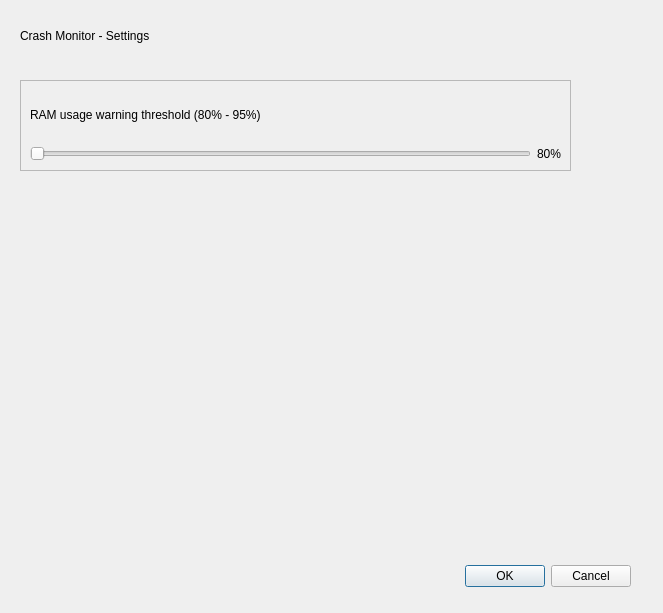
<?xml version="1.0" encoding="UTF-8"?>
<ui version="4.0">
 <class>Settings</class>
 <widget class="QDialog" name="Settings">
  <property name="geometry">
   <rect>
    <x>0</x>
    <y>0</y>
    <width>663</width>
    <height>613</height>
   </rect>
  </property>
  <property name="windowTitle">
   <string>Dialog</string>
  </property>
  <widget class="QDialogButtonBox" name="buttonBox">
   <property name="geometry">
    <rect>
     <x>290</x>
     <y>560</y>
     <width>341</width>
     <height>32</height>
    </rect>
   </property>
   <property name="orientation">
    <enum>Qt::Orientation::Horizontal</enum>
   </property>
   <property name="standardButtons">
    <set>QDialogButtonBox::StandardButton::Cancel|QDialogButtonBox::StandardButton::Ok</set>
   </property>
  </widget>
  <widget class="QLabel" name="title">
   <property name="geometry">
    <rect>
     <x>20</x>
     <y>10</y>
     <width>541</width>
     <height>51</height>
    </rect>
   </property>
   <property name="text">
    <string>Crash Monitor - Settings</string>
   </property>
  </widget>
  <widget class="QFrame" name="ramSettings">
   <property name="geometry">
    <rect>
     <x>20</x>
     <y>80</y>
     <width>551</width>
     <height>91</height>
    </rect>
   </property>
   <property name="frameShape">
    <enum>QFrame::Shape::StyledPanel</enum>
   </property>
   <property name="frameShadow">
    <enum>QFrame::Shadow::Raised</enum>
   </property>
   <layout class="QGridLayout" name="gridLayout">
    <item row="1" column="1">
     <widget class="QLabel" name="warningPoint">
      <property name="text">
       <string>80%</string>
      </property>
     </widget>
    </item>
    <item row="0" column="0" colspan="2">
     <widget class="QLabel" name="featureExplanation">
      <property name="text">
       <string>RAM usage warning threshold (80% - 95%)</string>
      </property>
     </widget>
    </item>
    <item row="1" column="0">
     <widget class="QSlider" name="ramValueController">
      <property name="orientation">
       <enum>Qt::Orientation::Horizontal</enum>
      </property>
     </widget>
    </item>
   </layout>
  </widget>
 </widget>
 <resources/>
 <connections>
  <connection>
   <sender>buttonBox</sender>
   <signal>accepted()</signal>
   <receiver>Settings</receiver>
   <slot>accept()</slot>
   <hints>
    <hint type="sourcelabel">
     <x>248</x>
     <y>254</y>
    </hint>
    <hint type="destinationlabel">
     <x>157</x>
     <y>274</y>
    </hint>
   </hints>
  </connection>
  <connection>
   <sender>buttonBox</sender>
   <signal>rejected()</signal>
   <receiver>Settings</receiver>
   <slot>reject()</slot>
   <hints>
    <hint type="sourcelabel">
     <x>316</x>
     <y>260</y>
    </hint>
    <hint type="destinationlabel">
     <x>286</x>
     <y>274</y>
    </hint>
   </hints>
  </connection>
 </connections>
</ui>
